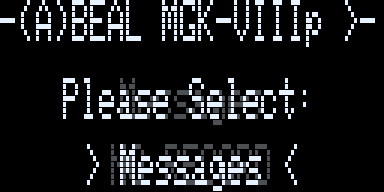
#> input picture docs/archive/nights/night-20260820/refusal-check/frames/001_000000ms_menu-row-messages__front.png, 384 x 192 px
$ python -i reels_feature_cut.py   (imports and definitions only)
#> lines starting #> are read from the running program, lines starting #| are printed output that depends on the picture
"""THE FEATURE REEL, CUT — from a capture folder to the 9:16 reel, by the story's beat table.

Story: docs/FEATURE-REEL-20260916.md §8 (the third form). Reads index.json (screencast shots with page
times, glass frames with page times, the events, where the glass sits on the page), lays reel time over
page time as clips (a window at a speed, a speed ramp, or a decelerating hold), renders every frame:

  the branch label, small, over the black band at the top;
  the monitor as the site draws it;
  below it, no line: the zoom-in, the monitor's own picture of the machine cropped to the unit and
  nothing else, one position from first frame to last; EVERYTHING comes through its front glass (the
  framebuffer the story is on, drawn at the picture's own scale with the site's screen treatment),
  under the closed-circuit read the monitor wears; the feature's name in yellow over the unit's cap;

then the house sound bed, and the pop first.
"""
import sys, re, json, math, wave, pathlib, subprocess, tempfile, importlib.util
import numpy as np
from PIL import Image, ImageFilter, ImageDraw, ImageFont, ImageChops

ROOT = pathlib.Path(__file__).resolve().parents[1]
POP = pathlib.Path(r"C:\AI\Projects\weird-baby-robots\assets\video\WB_pop_v1.mp4")
W, H, FPS, SR = 1080, 1920, 30, 48000
CRT = (60, 0, 1200, 900)         # the bezel inside the 1280x900 view
MON_Y = 28                        # the black band above the monitor carries the branch label
MON_H = int((CRT[3] - CRT[1]) * W / (CRT[2] - CRT[0]))   # 853
ZOOM_Y = MON_Y + MON_H + 6
ZOOM_H = H - ZOOM_Y
# the unit in the monitor's picture, measured from the front glass canvas: left, top, right, bottom offsets from its centre
UNIT = (-202, -241, 232, 176)
YELLOW = (255, 214, 10)
BRANCH = "\\ROBOTS"

# [30 lines left out: functions load_font, name_plate, small_font, not called in this run]

class Src:
    # [11 lines left out: function __init__, not called in this run]
    def ev(self, name, last=False):
        ts = [e["t"] for e in self.events if e["name"] == name]
        return (ts[-1] if last else ts[0]) if ts else None
    def evs(self, name): return [e["t"] for e in self.events if e["name"] == name]
    # [19 lines left out: functions shift, raw, not called in this run]
    def shot(self, t): return self.raw(t).crop(CRT).resize((W, MON_H), Image.LANCZOS)
    def zoom(self, t):
        u = self.unit; im = self.raw(t).crop(u)
        return im.resize((W, int((u[3] - u[1]) * self.k)), Image.LANCZOS)
    def gi(self, t):
        i = int(np.searchsorted(self.gt, t, side="right")) - 1; return max(0, min(len(self.glass) - 1, i))
    def score_at(self, t):
        """the reel's score: high to begin with, the game's own distance under it, a jump for every car passed"""
        i = self.gi(t); return int(2740 + (self.gsc[:i + 1].max() * 3 + self.gpass[:i + 1].max() * 45 if i >= 0 else 0))   # never falls: the run's best so far
    # [21 lines left out: functions fb, fb_text, not called in this run]
def fb_centered(rq, fb, y, text): fb_text(rq, fb, (128 - rq.text_w(text)) // 2, y, text)

# [16 lines left out: function overlay, not called in this run]

def lens(im, k1=0.10, fringe=1.4):
    """the glass over the LCD: a barrel warp and a soft fringe, both growing toward the edges"""
#> called with k1 = 0.1, fringe = 1.4
    import cv2
    a = np.asarray(im, dtype=np.float32); h, w = a.shape
#> after `h, w = a.shape`: h = 192; w = 384
    yy, xx = np.mgrid[:h, :w].astype(np.float32)
    nx, ny = (xx - w / 2) / (w / 2), (yy - h / 2) / (h / 2); r2 = nx * nx + ny * ny
    f = 1 + k1 * r2
    mx, my = (w / 2 + nx * f * (w / 2)).astype(np.float32), (h / 2 + ny * f * (h / 2)).astype(np.float32)
    warped = cv2.remap(a, mx, my, cv2.INTER_LINEAR, borderMode=cv2.BORDER_CONSTANT, borderValue=0)
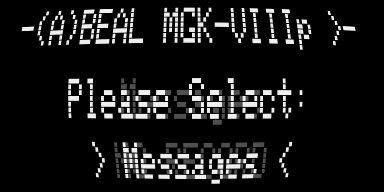
#> warped: shape (192, 384) float32; min 0, max 239, mean 23
    g = fringe * r2
    fx, fy = (w / 2 + nx * (f + 0.012) * (w / 2)).astype(np.float32), (h / 2 + ny * (f + 0.012) * (h / 2)).astype(np.float32)
    ghost = cv2.GaussianBlur(cv2.remap(a, fx, fy, cv2.INTER_LINEAR, borderMode=cv2.BORDER_CONSTANT, borderValue=0), (0, 0), 1.2)
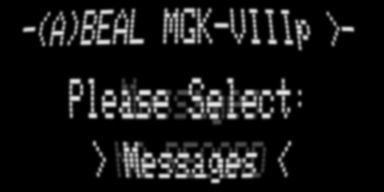
#> ghost: shape (192, 384) float32; min 0, max 230.4, mean 22.5
    out = warped * (1 - 0.35 * np.clip(g, 0, 1)) + ghost * 0.35 * np.clip(g, 0, 1)
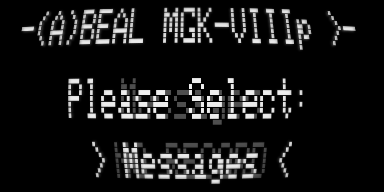
#> out: shape (192, 384) float32; min 0, max 239, mean 22.8
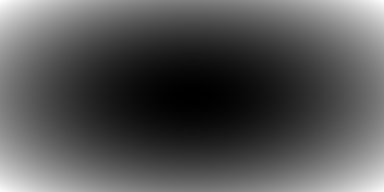
#> g: shape (192, 384) float32; min 0, max 2.8, mean 0.933; drawn with min black and max white
    return Image.fromarray(np.clip(out, 0, 255).astype(np.uint8), "L")

# [32 lines left out: functions inside_view, glass_lit, not called in this run]

# the zoom levels: crops of the monitor's picture, in view px around the front glass canvas centre (cx, cy)
LEVELS = {"unit": dict(left=-202, right=232, top=-241), "mid": dict(left=-165, right=165, top=-241), "glass": dict(left=-95, right=95, centre=True),
          "topglass": dict(left=-95, right=95, centre=True, canvas="cvTop")}
CAP = dict(left=-202, right=232, top=-241, height=44)          # the ridged cap: the band the name sits on
BAND_H = 110

# [43 lines left out: functions view_crop, render_zoom, not called in this run]

def cap_band(S, t):
    r = S.front; cx, cy = r[0] + r[2] / 2, r[1] + r[3] / 2
    return S.raw(t).crop((int(cx + CAP["left"]), int(cy + CAP["top"]), int(cx + CAP["right"]), int(cy + CAP["top"] + CAP["height"]))).resize((W, BAND_H), Image.LANCZOS)

_scan = None
# [124 lines left out: functions secmon, tear, boom, compose, clips, clips_ask and 1 more, not called in this run]

QFONT = r"C:\Windows\Fonts\georgiab.ttf"     # the house's question type (the Q&A reel)
QSIZE, QLEAD, QBOTTOM, QWIDTH = 56, 68, 1800, 960
_qcache = {}
# [128 lines left out: functions question_layer, frames_of, sound, assemble, not called in this run]

# [4 lines not run here, left out]

>>> import cv2
>>> picture = cv2.imread('../docs/archive/nights/night-20260820/refusal-check/frames/001_000000ms_menu-row-messages__front.png', cv2.IMREAD_GRAYSCALE)
>>> result = lens(picture)

$ run again, on docs/archive/nights/night-20260820/refusal-check/frames/009_000000ms_e-refusal-not-fitted-games-settled__front.png
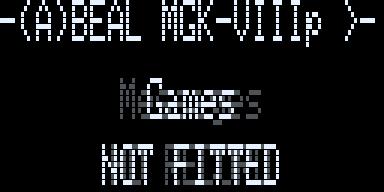
#> input picture docs/archive/nights/night-20260820/refusal-check/frames/009_000000ms_e-refusal-not-fitted-games-settled__front.png, 384 x 192 px
#> in lens, `ghost = cv2.GaussianBlur(cv2.remap(a, fx, fy, cv2.INTER_LINEAR, border..`:
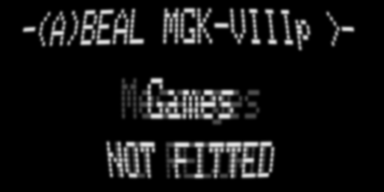
#> ghost: shape (192, 384) float32; min 0, max 229.7, mean 19.6
#> in lens, `out = warped * (1 - 0.35 * np.clip(g, 0, 1)) + ghost * 0.35 * np.clip(..`:
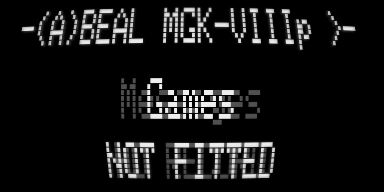
#> out: shape (192, 384) float32; min 0, max 239, mean 19.9
